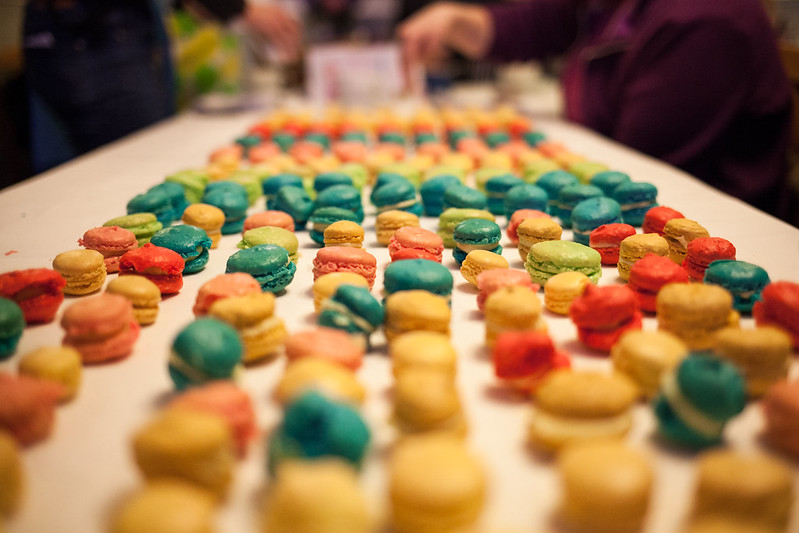
#> input picture day76/yummy_macarons.jpg, 799 x 533 px
$ python 076-numpy.py
#> lines starting #> are read from the running program, lines starting #| are printed output that depends on the picture
import numpy as np
import matplotlib.pyplot as plt
from scipy.datasets import face
from PIL import Image

def simplePlot():
  x = np.linspace(0,100,num=9)
  y = np.linspace(start=-3,stop=3,num=9)
  plt.plot(x,y)
  plt.show()

def arrMath():
  a1 = np.array([[1,3], [0,1],[6,2],[9,7]])
  a2 = np.array([[4,1,3],[5,8,5]])
  return np.matmul(a1,a2)

def main():
  FILENAME = "./day76/yummy_macarons.jpg"
  img = np.array(Image.open(FILENAME))
#> img is the input picture: shape (533, 799, 3); mean R, G, B 156.7, 118.6, 78.2
  #img = face()
  arrRGB = img/255
  greyscalar = np.array([0.2126, 0.7152, 0.0722])
  arrBW = arrRGB @ greyscalar
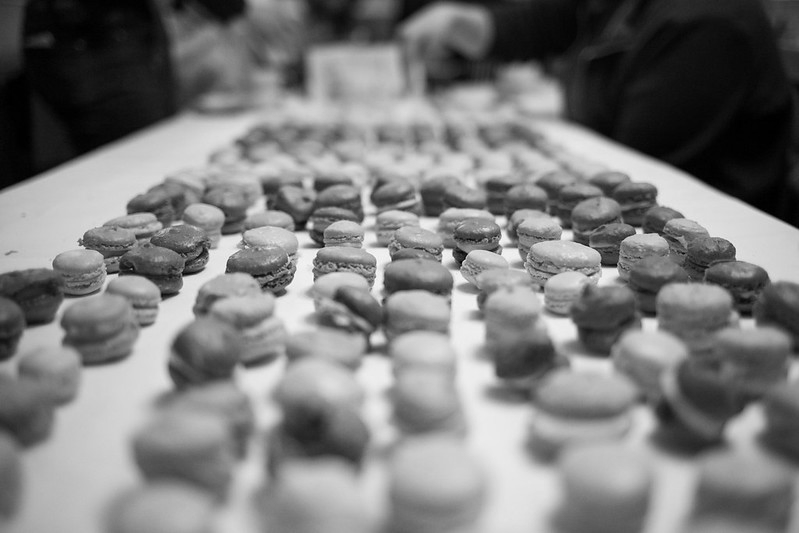
#> arrBW: shape (533, 799) float64; min 0, max 0.99, mean 0.485
  #              ^ np.matmul(arrRGB, greyscalar)
  #plt.imshow(arrBW, cmap="gray")
  plt.imshow(np.flip(arrBW), cmap="gray")
  #plt.imshow(np.rot90(arrBW), cmap="gray")
  #plt.imshow(255 - img)
  #plt.imshow(img)
  plt.show()
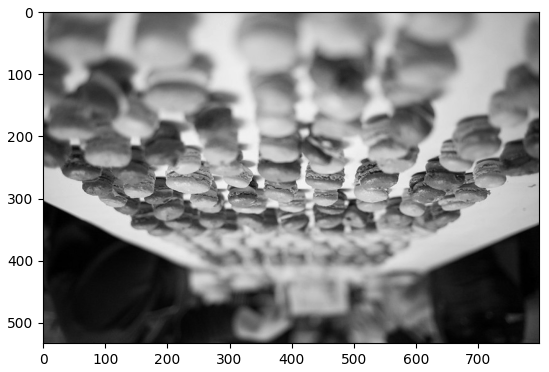
#> figure drawn by matplotlib, 1 panel

if __name__ == "__main__":
  main()
